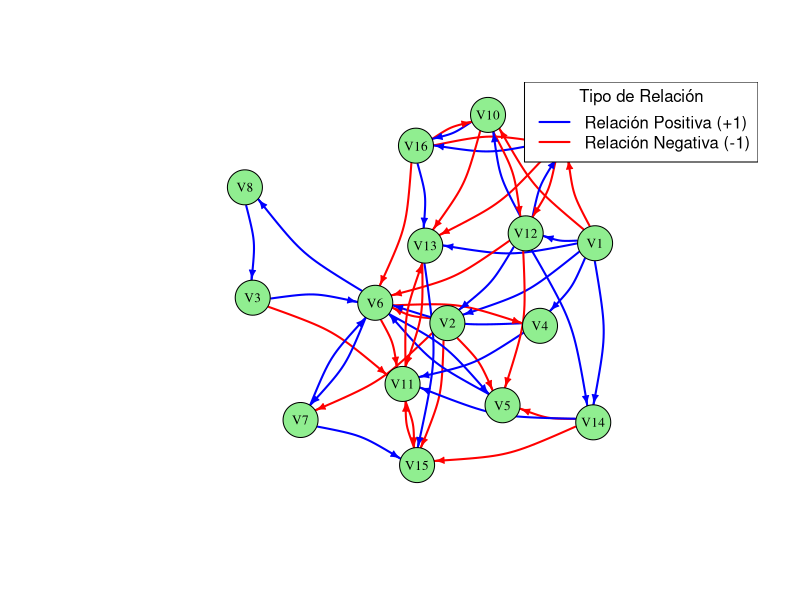
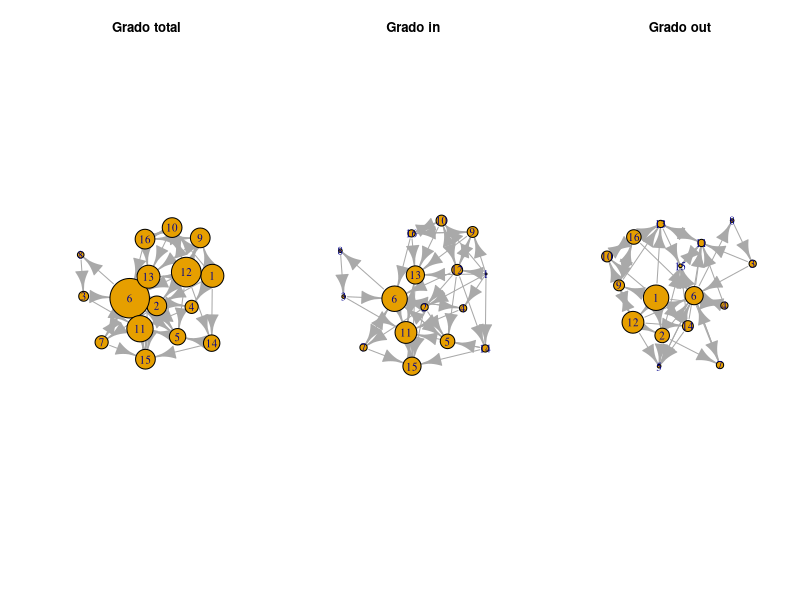
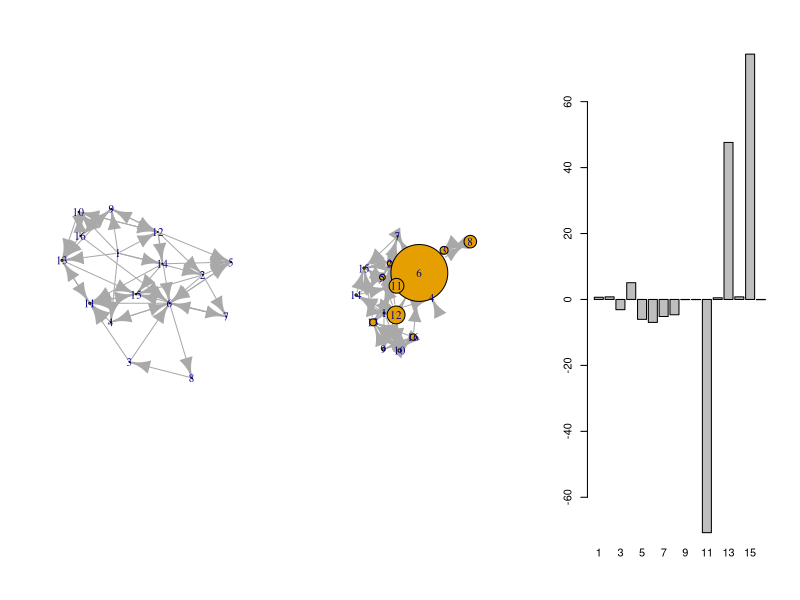
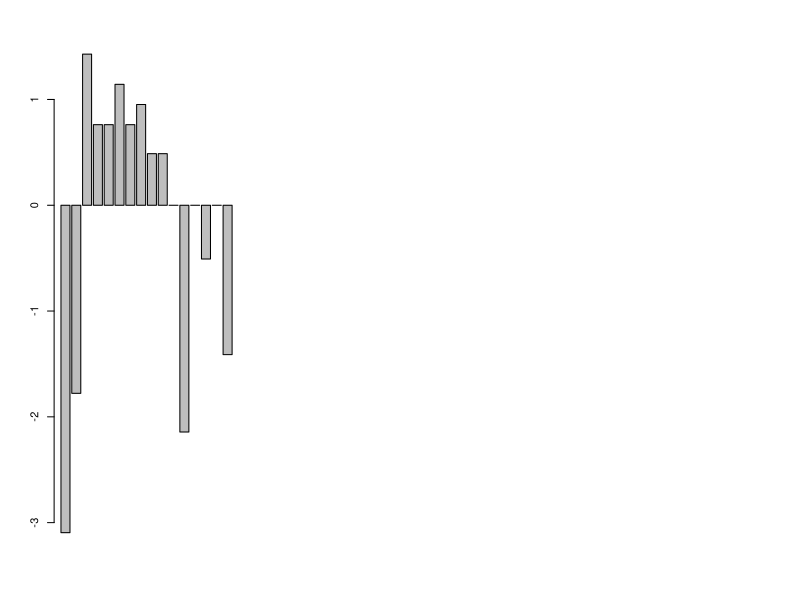

Generate these figures, in order, with R:
# Codigo para generar grafos dirigidos a partir de una matriz de adyacencia.
# Se calcula la matriz potencia y los valores propios de cada variable

# Cargar y/o instalar librerias
library(igraph)
library(readxl)

# Leer datos de matriz de adyacencia

m.adj <- t(as.matrix(read_excel("Matriz de Adyacencia Limpia.xlsx", 
                    range = "B1:Q17")))
m.adj
# m.adj<-matrix(sample(16^2,x= c(-1,0,1), replace=TRUE), nrow = 16)

w.m.adj <- abs(m.adj)

# crear grafo desde la matriz de adyacencia
graph.adj <- igraph::graph_from_adjacency_matrix(m.adj, 
                                                 weighted = TRUE,
                                                 mode = "directed")
graph.abs<- igraph::graph_from_adjacency_matrix(w.m.adj, 
                                                 weighted = TRUE,
                                                 mode = "directed")

E(graph.adj)

# Asignar nombres a los nodos (variables)
V(graph.adj)$name <- paste("V", 1:vcount(graph.adj), sep = "")

# Configurar el color de las aristas
# Si el peso es positivo (1), la arista es azul.
# Si el peso es negativo (-1), la arista es roja.
colores_aristas <- ifelse(E(graph.adj)$weight > 0, "blue", "red")

# Configurar el ancho de las aristas
# Las aristas con peso negativo pueden ser más delgadas o punteadas para mayor diferenciación
anchos_aristas <- ifelse(E(graph.adj)$weight!=0,2,0)# * 2  # Multiplicamos por 2 para que sean visibles

# Opciones de diseño del grafo
layout_grafo <- layout_with_fr(graph.abs)
layout_grafo <- layout_with_kk(graph.abs)
layout_grafo <- layout_with_lgl(graph.abs)


layout_as_tree<- layout_with_lgl(graph.abs)
layout_in_circle<- layout_with_lgl(graph.abs)
layout_as_star<- layout_with_lgl(graph.abs)
layout_nicely<- layout_with_lgl(graph.abs)
# Plotear el grafo con las opciones personalizadas
plot(graph.adj,
     vertex.color = "lightgreen",        # Color de los nodos
     vertex.size = 20,                   # Tamaño de los nodos
     vertex.label.color = "black",       # Color de las etiquetas de los nodos
     vertex.label.cex = 0.8,             # Tamaño de la fuente de las etiquetas
     edge.color = colores_aristas,       # Colores de las aristas definidos anteriormente
     edge.width = anchos_aristas,        # Ancho de las aristas
     edge.arrow.size = 0.5,              # Tamaño de las puntas de flecha
     edge.curved = 0.2,                  # Curvatura de las aristas para evitar superposición
     # layout = layout_with_fr#
     # layout = layout_in_circle
     # layout =layout_with_lgl
     layout = layout_as_star
     # layout = layout_with_lgl
     # layout = layout_nicely
     # layout = layout_grafo               # El diseño del grafo
)

# Agregar una leyenda para los colores de las aristas
legend("topright",
       legend = c("Relación Positiva (+1)", "Relación Negativa (-1)"),
       col = c("blue", "red"),
       lwd = 2,
       title = "Tipo de Relación")

## Calcular las variables de centralidad de cada variable ----
centralidad_grado <- degree(graph.abs)
centralidad_grado_out <- degree(graph.abs, mode="out")
centralidad_grado_in <- degree(graph.abs, mode="in")

cercania_centralidad <- closeness(graph.abs)

intermediacion_centralidad <- betweenness(graph.abs)

centralidad_propia <- eigen(m.adj)$values

V(graph.abs)$grado <- centralidad_grado
V(graph.abs)$grado_in <- centralidad_grado_in
V(graph.abs)$grado_out <- centralidad_grado_out
V(graph.abs)$cercania <- cercania_centralidad
V(graph.abs)$intermediacion <- intermediacion_centralidad
V(graph.abs)$centralidad_propia <- centralidad_propia

par(mfrow=c(1,3))

plot(graph.abs, 
     vertex.size = V(graph.abs)$grado * 5, 
     vertex.label = 1:vcount(graph.abs),
     main = "Grado total",
     layout=layout_as_star)
     # layout=layout_in_circle)


plot(graph.abs, 
     vertex.size = V(graph.abs)$grado_in*5, 
     vertex.label = 1:vcount(graph.abs), 
     main="Grado in",
     layout=layout_as_star)

plot(graph.abs, 
     vertex.size = V(graph.abs)$grado_out*5, 
     vertex.label = 1:vcount(graph.abs), 
     main="Grado out",
     layout = layout_in_circle)

plot(graph.abs, vertex.size = V(graph.abs)$cercania * 5, vertex.label = 1:vcount(graph.abs))
plot(graph.abs, vertex.size = V(graph.abs)$intermediacion * 2, vertex.label = 1:vcount(graph.abs))


# inversa de la matriz
diag.m.adj <- m.adj + diag(x = -1.5, nrow = 16)
eigen.values <- eigen(diag.m.adj)$values
eigen.values.r <- Re(eigen.values)
eigen.vectors <- eigen(diag.m.adj)$vectors

inver <- solve(-diag.m.adj)

inver %*% diag.m.adj - diag(1,16)
barplot(inver[1,])
barplot(inver[,3])
